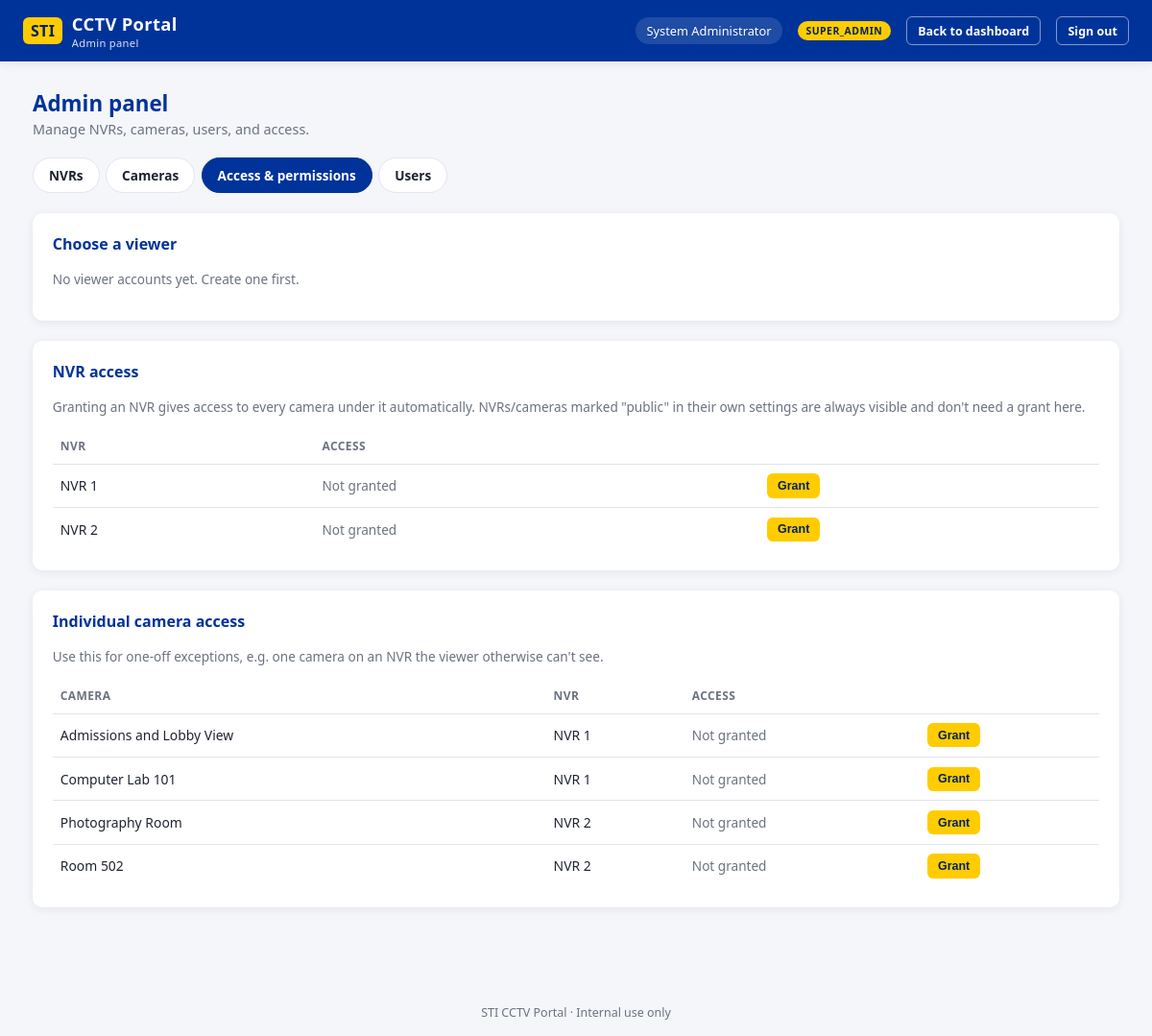
/admin/permissions.php?user_id=1 (signed in), run on the app's committed database.
### tables this page shows
CREATE TABLE nvrs (
    id              INT AUTO_INCREMENT PRIMARY KEY,
    name            VARCHAR(100) NOT NULL,         
    location        VARCHAR(150) DEFAULT NULL,      
    ip_address      VARCHAR(45)  NOT NULL,
    http_port       INT          NOT NULL DEFAULT 80,
    web_url         VARCHAR(255) DEFAULT NULL,      
    admin_username  VARCHAR(100) DEFAULT NULL,      
    admin_password  VARBINARY(512) DEFAULT NULL,    
    is_public       TINYINT(1)   NOT NULL DEFAULT 0,  
    status          ENUM('online','offline','unknown') NOT NULL DEFAULT 'unknown',
    last_checked_at DATETIME     DEFAULT NULL,
    created_by      INT          DEFAULT NULL,
    created_at      DATETIME     NOT NULL DEFAULT CURRENT_TIMESTAMP,
    updated_at      DATETIME     NOT NULL DEFAULT CURRENT_TIMESTAMP ON UPDATE CURRENT_TIMESTAMP,
    CONSTRAINT fk_nvr_creator FOREIGN KEY (created_by) REFERENCES users(id) ON DELETE SET NULL
);

CREATE TABLE cameras (
    id              INT AUTO_INCREMENT PRIMARY KEY,
    nvr_id          INT          NOT NULL,
    name            VARCHAR(100) NOT NULL,         
    channel_no      INT          DEFAULT NULL,      
    ip_address      VARCHAR(45)  NOT NULL,
    http_port       INT          NOT NULL DEFAULT 80,
    web_url         VARCHAR(255) DEFAULT NULL,      
    is_public       TINYINT(1)   NOT NULL DEFAULT 0,
    status          ENUM('online','offline','unknown') NOT NULL DEFAULT 'unknown',
    last_checked_at DATETIME     DEFAULT NULL,
    created_at      DATETIME     NOT NULL DEFAULT CURRENT_TIMESTAMP,
    updated_at      DATETIME     NOT NULL DEFAULT CURRENT_TIMESTAMP ON UPDATE CURRENT_TIMESTAMP,
    CONSTRAINT fk_camera_nvr FOREIGN KEY (nvr_id) REFERENCES nvrs(id) ON DELETE CASCADE
);

### public/bootstrap.php (called while the page is built, shortened)
<?php
function e(string $value): string
{
    return htmlspecialchars($value, ENT_QUOTES, 'UTF-8');
}

### public/admin/permissions.php (the view, shortened to what this page needs)
<?php
require __DIR__ . '/../bootstrap.php';
$pdo = Database::connection();
$viewers = $pdo->query("SELECT id, full_name, username, department FROM users WHERE role = 'viewer' ORDER BY full_name")->fetchAll();
$selectedUserId = isset($_GET['user_id']) ? (int) $_GET['user_id'] : ($viewers[0]['id'] ?? null);
$nvrs = $pdo->query('SELECT id, name FROM nvrs ORDER BY name')->fetchAll();
$cameras = $pdo->query('SELECT id, name, nvr_id FROM cameras ORDER BY name')->fetchAll();
$grants = [];
include __DIR__ . '/_header.php';
?>
<div class="card">
    <h3>Choose a viewer</h3>
    <?php if (empty($viewers)): ?>
        <p class="muted">No viewer accounts yet. <a href="users.php">Create one</a> first.</p>
    <?php endif; ?>
</div>
<?php if ($selectedUserId): ?>
<div class="card">
    <h3>NVR access</h3>
    <p class="muted">Granting an NVR gives access to every camera under it automatically. NVRs/cameras marked "public" in their own settings are always visible and don't need a grant here.</p>
    <table>
        <thead><tr><th>NVR</th><th>Access</th><th></th></tr></thead>
        <tbody>
        <?php foreach ($nvrs as $nvr): $granted = isset($grants['nvr'][$nvr['id']]); ?>
            <tr>
                <td><?= e($nvr['name']) ?></td>
                <td><?= $granted ? '<span class="badge badge-admin">Granted</span>' : '<span class="muted">Not granted</span>' ?></td>
                <td>
                    <form method="post">
                        <?php if ($granted): ?>
                            <input type="hidden" name="action" value="revoke">
                            <input type="hidden" name="id" value="<?= (int) $grants['nvr'][$nvr['id']] ?>">
                            <button type="submit" class="btn btn-secondary btn-small">Revoke</button>
                        <?php else: ?>
                            <button type="submit" class="btn btn-primary btn-small">Grant</button>
                        <?php endif; ?>
                    </form>
                </td>
            </tr>
        <?php endforeach; ?>
        </tbody>
    </table>
</div>
<div class="card">
    <h3>Individual camera access</h3>
    <p class="muted">Use this for one-off exceptions, e.g. one camera on an NVR the viewer otherwise can't see.</p>
    <table>
        <thead><tr><th>Camera</th><th>NVR</th><th>Access</th><th></th></tr></thead>
        <tbody>
        <?php foreach ($cameras as $cam):
            $granted = isset($grants['camera'][$cam['id']]);
            $nvrName = current(array_filter($nvrs, fn($n) => $n['id'] == $cam['nvr_id']))['name'] ?? '';
        ?>
            <tr>
                <td><?= e($cam['name']) ?></td>
                <td><?= e($nvrName) ?></td>
                <td><?= $granted ? '<span class="badge badge-admin">Granted</span>' : '<span class="muted">Not granted</span>' ?></td>
                <td>
                    <form method="post">
                        <?php if ($granted): ?>
                            <input type="hidden" name="action" value="revoke">
                            <input type="hidden" name="id" value="<?= (int) $grants['camera'][$cam['id']] ?>">
                            <button type="submit" class="btn btn-secondary btn-small">Revoke</button>
                        <?php else: ?>
                            <button type="submit" class="btn btn-primary btn-small">Grant</button>
                        <?php endif; ?>
                    </form>
                </td>
            </tr>
        <?php endforeach; ?>
        </tbody>
    </table>
</div>
<?php endif; ?>
<?php include __DIR__ . '/_footer.php'; ?>

### public/assets/css/style.css (style rules this page uses)
:root { --sti-blue: #003399; --sti-blue-dark: #00225e; --sti-yellow: #FFCC00; --sti-white: #FFFFFF; --sti-gray-50: #f5f6fa; --sti-gray-200: #e2e5ee; --sti-gray-500: #6b7280; --sti-gray-800: #1f2430; --status-online: #1fa955; --status-offline: #d9364a; --status-unknown: #9aa1af; --radius: 10px; --shadow: 0 2px 10px rgba(0, 34, 94, 0.08); }
* { box-sizing: border-box; }
body { margin: 0; font-family: 'Segoe UI', Roboto, Arial, sans-serif; background: var(--sti-gray-50); color: var(--sti-gray-800); }
a { color: inherit; text-decoration: none; }
.btn { display: inline-block; border: none; border-radius: 8px; padding: 0.55rem 1.1rem; font-size: 0.9rem; font-weight: 600; cursor: pointer; transition: filter 0.15s ease, transform 0.05s ease; }
.btn-primary { background: var(--sti-yellow); color: var(--sti-blue-dark); }
.btn-small { padding: 0.35rem 0.7rem; font-size: 0.78rem; border-radius: 6px; }
.card { background: var(--sti-white); border-radius: var(--radius); box-shadow: var(--shadow); padding: 1.3rem; margin-bottom: 1.3rem; }
.card h3 { margin-top: 0; color: var(--sti-blue); font-size: 1rem; }
table { width: 100%; border-collapse: collapse; font-size: 0.87rem; }
th, td { text-align: left; padding: 0.6rem 0.5rem; border-bottom: 1px solid var(--sti-gray-200); }
th { color: var(--sti-gray-500); font-size: 0.75rem; text-transform: uppercase; letter-spacing: 0.4px; }
tr:last-child td { border-bottom: none; }
.muted { color: var(--sti-gray-500); font-size: 0.85rem; }

### data on the page
nvrs: name "NVR 1", shows "Not granted", shows "Grant"
nvrs: name "NVR 2", shows "Not granted", shows "Grant"
cameras: name "Admissions and Lobby View", nvr.name "NVR 1", shows "Not granted", shows "Grant"
cameras: name "Computer Lab 101", nvr.name "NVR 1", shows "Not granted", shows "Grant"
cameras: name "Photography Room", nvrName "NVR 2", shows "Not granted", shows "Grant"
cameras: name "Room 502", nvrName "NVR 2", shows "Not granted", shows "Grant"

### other printed values
$user['full_name'] "System Administrator"
$user['role'] "SUPER_ADMIN"
